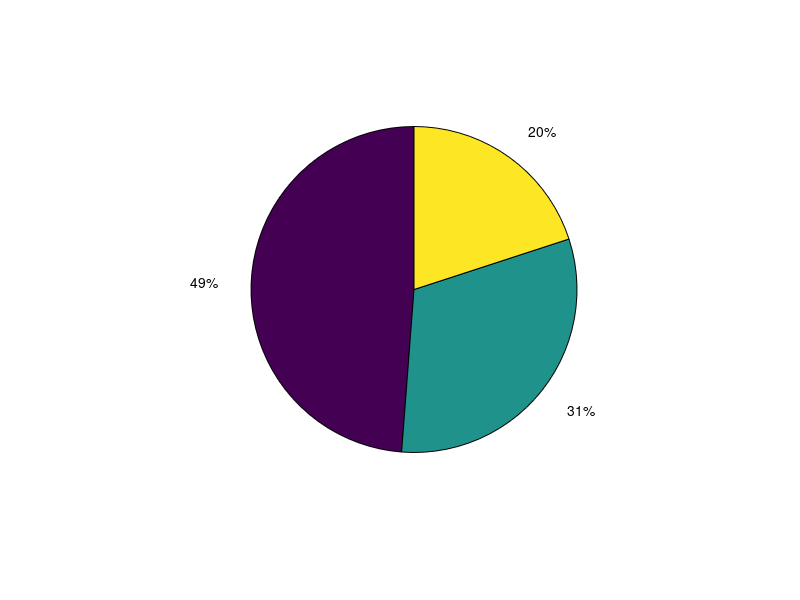

Here is the MATLAB script that generated this plot:
clear; clc;
x0 = 1; N = 3; alpha = 0.8;
gamma = zeros(N,1);

for i=2:N
    gamma(i) = alpha*sqrt(gamma(i-1)^2+1);
end

u=zeros(N,1); V=zeros(N,1);
xs = zeros(N+1,1); xs(1) = x0;

for i =1:N
    u(i) = xs(i)/(gamma(N-i+1)^2+1);
    V(i) = -2*sqrt(gamma(N-i+1)^2+1)*sqrt(xs(i));
    xs(i+1) = xs(i) - u(i);
end

pie(u)